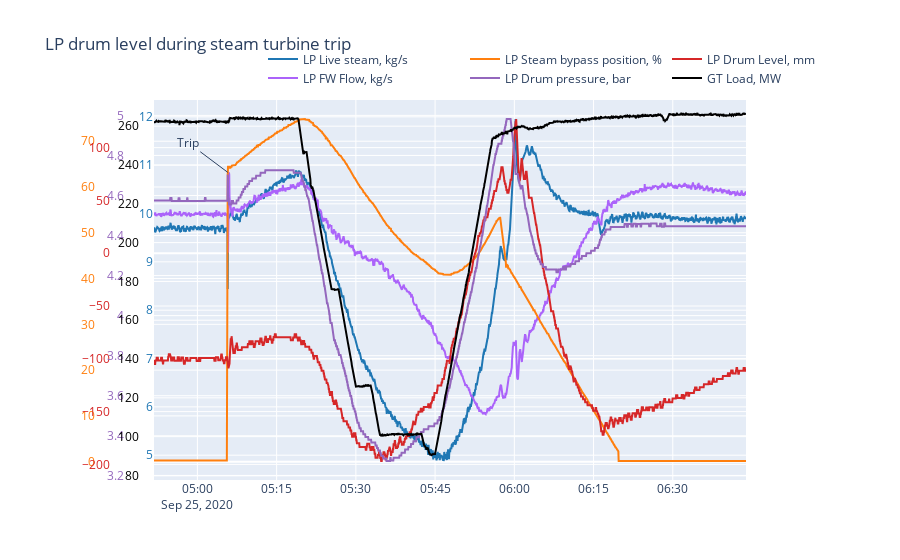

The notebook cell saved with this chart:
### Markdown cell above
The scope of this document is to investiagte variations of LP drum level during Steam turbine trip

### Code cell
import plotly.graph_objects as go
import pandas as pd
from dateutil import parser

df = pd.read_excel \
    (r'C:\Users\VytenisNaujokas\Valcon\Habas - Documents\Tuning\LP Drum level investigation\Lpdrumimported.xlsx',
     sheet_name='Trip')

fig = go.Figure()

dates = [parser.parse(date) for date in df ['Date Time']]

fig.add_trace(
    go.Scatter(x=dates, y=df ['3ALFIT003-XJ52.UNIT1@NET'], name="LP Live steam, kg/s",
               line=dict(color="#1f77b4")))

fig.add_trace(
    go.Scatter(x=dates, y=df ['POCVLPBYP1-XQ01.UNIT1@NET'], name="LP Steam bypass position, %",
               yaxis='y2', line=dict(color="#ff7f0e")))

fig.add_trace(
    go.Scatter(x=dates, y=df ['3ALLIT001-XJ54.UNIT1@NET'], name="LP Drum Level, mm",
               yaxis='y3', line=dict(color="#d62728")))

fig.add_trace(
    go.Scatter(x=dates, y=df ['3ALFIT035-XJ52.UNIT1@NET'],
               name="LP FW Flow, kg/s",
               yaxis='y'))

fig.add_trace(
    go.Scatter(x=dates, y=df ['3ALPIT002-XJ53.UNIT1@NET'],
               name="LP Drum pressure, bar",
               yaxis='y4', line=dict(color="#9467bd")))

fig.add_trace(
    go.Scatter(x=dates, y=df ['01_GT1_CUST_DWATT.UNIT1@NET'],
               name="GT Load, MW",
               yaxis='y5', line=dict(color='black')))

fig.update_layout(
    height=800,
    title_text='LP drum level during steam turbine trip',
    xaxis=dict(
        domain=[0.1, 0.9]
    ),
    yaxis=dict(
        titlefont=dict(
            color="#1f77b4"
        ),
        tickfont=dict(
            color="#1f77b4"
        )
    ),
    yaxis2=dict(
        titlefont=dict(
            color="#ff7f0e"
        ),
        tickfont=dict(
            color="#ff7f0e"
        ),
        anchor="free",
        side="left",
        position=0.02,
        overlaying='y'
    ),
    yaxis3=dict(
        titlefont=dict(
            color="#d62728"
        ),
        tickfont=dict(
            color="#d62728"
        ),
        side="left",
        position=0.04,
        overlaying='y'
    ),
    yaxis4=dict(
        titlefont=dict(
            color="#9467bd"
        ),
        tickfont=dict(
            color="#9467bd"
        ),
        side="left",
        position=0.06,
        overlaying='y'
    ),
    yaxis5=dict(
        titlefont=dict(
            color="black"
        ),
        tickfont=dict(
            color="black"
        ),
        side="left",
        position=0.08,
        overlaying='y'
    ),
)

fig.update_layout(
    autosize=True,
    legend=dict(
        orientation="h",
        yanchor="bottom",
        y=1.02,
        xanchor="right",
        x=1),
    dragmode='drawrect',
    # style of new shapes
    newshape=dict(line_color='yellow',
                  fillcolor='turquoise',
                  opacity=0.5)
)

fig.add_annotation(
            x=parser.parse("09/25/2020 05:05:45"),
            y=10.851,
            text="Trip",
            showarrow=True

)

fig.show(config={'modeBarButtonsToAdd': ['drawline',
                                         'drawopenpath',
                                         'drawclosedpath',
                                         'drawcircle',
                                         'drawrect',
                                         'eraseshape'
                                         ],
                 'editable': "True"})

### Figure 1 — Plotly figure (JSON) as saved in the notebook; plotly's stock layout.template omitted (floating-point values rounded to 4 significant figures; data arrays with more than 128 entries replaced by an {"elided": "..."} marker saying what was removed)
{"data": [{"line": {"color": "#1f77b4"}, "name": "LP Live steam, kg/s", "type": "scatter", "x": {"elided": "2000 str values"}, "y": {"elided": "2000 float values"}}, {"line": {"color": "#ff7f0e"}, "name": "LP Steam bypass position, %", "type": "scatter", "x": {"elided": "2000 str values"}, "y": {"elided": "2000 float values"}, "yaxis": "y2"}, {"line": {"color": "#d62728"}, "name": "LP Drum Level, mm", "type": "scatter", "x": {"elided": "2000 str values"}, "y": {"elided": "2000 float values"}, "yaxis": "y3"}, {"name": "LP FW Flow, kg/s", "type": "scatter", "x": {"elided": "2000 str values"}, "y": {"elided": "2000 float values"}, "yaxis": "y"}, {"line": {"color": "#9467bd"}, "name": "LP Drum pressure, bar", "type": "scatter", "x": {"elided": "2000 str values"}, "y": {"elided": "2000 float values"}, "yaxis": "y4"}, {"line": {"color": "black"}, "name": "GT Load, MW", "type": "scatter", "x": {"elided": "2000 str values"}, "y": {"elided": "2000 float values"}, "yaxis": "y5"}], "layout": {"annotations": [{"ax": -40, "ay": -30, "showarrow": true, "text": "Trip", "x": "2020-09-25T05:05:45", "y": 10.85}], "autosize": true, "dragmode": "drawrect", "legend": {"orientation": "h", "x": 1, "xanchor": "right", "y": 1.02, "yanchor": "bottom"}, "newshape": {"fillcolor": "turquoise", "line": {"color": "yellow"}, "opacity": 0.5}, "title": {"text": "LP drum level during steam turbine trip"}, "xaxis": {"autorange": true, "domain": [0.1, 0.9], "range": ["2020-09-25 04:51:47", "2020-09-25 06:43:51.636"], "type": "date"}, "yaxis": {"autorange": true, "range": [4.487, 12.35], "tickfont": {"color": "#1f77b4"}, "title": {"font": {"color": "#1f77b4"}}, "type": "linear"}, "yaxis2": {"anchor": "free", "autorange": true, "overlaying": "y", "position": 0.02, "range": [-4.004, 79.0], "side": "left", "tickfont": {"color": "#ff7f0e"}, "title": {"font": {"color": "#ff7f0e"}}, "type": "linear"}, "yaxis3": {"autorange": true, "overlaying": "y", "position": 0.04, "range": [-214.8, 145.1], "side": "left", "tickfont": {"color": "#d62728"}, "title": {"font": {"color": "#d62728"}}, "type": "linear"}, "yaxis4": {"autorange": true, "overlaying": "y", "position": 0.06, "range": [3.179, 5.077], "side": "left", "tickfont": {"color": "#9467bd"}, "title": {"font": {"color": "#9467bd"}}, "type": "linear"}, "yaxis5": {"autorange": false, "overlaying": "y", "position": 0.08, "range": [77.66, 273.5], "side": "left", "tickfont": {"color": "black"}, "title": {"font": {"color": "black"}}, "type": "linear"}}}
